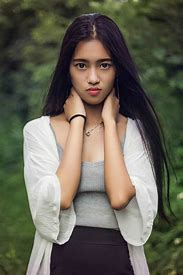
#> input picture dealPicture/people.jpg, 183 x 275 px
$ python remove.py
#> lines starting #> are read from the running program, lines starting #| are printed output that depends on the picture
import numpy as np
import cv2 as cv
import matplotlib.pyplot as plt

# 1读取图像
img1 = cv.imread('people.jpg')
#> img1 is the input picture: shape (275, 183, 3); mean B, G, R 86.3, 100.1, 102.7

# 图像平移
rows, cols = img1.shape[:2]
#> rows = 275; cols = 183
M = np.float32([[1, 0, 100], [0, 1, 50]])  # 平移矩阵
dst = cv.warpAffine(img1, M, (cols, rows))
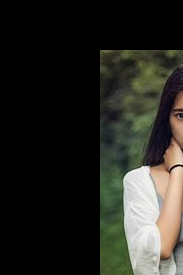
#> dst: shape (275, 183, 3); mean B, G, R 34.3, 40.2, 40.3

# 3图像显示
fig, axes = plt.subplots(nrows=1, ncols=2, figsize=(10, 8), dpi=100)
axes[0].imshow(img1[:, :, ::-1])
axes[0].set_title("原图")
axes[1].imshow(dst[:, :, ::-1])
axes[1].set_title("平移后结果")
plt.show()
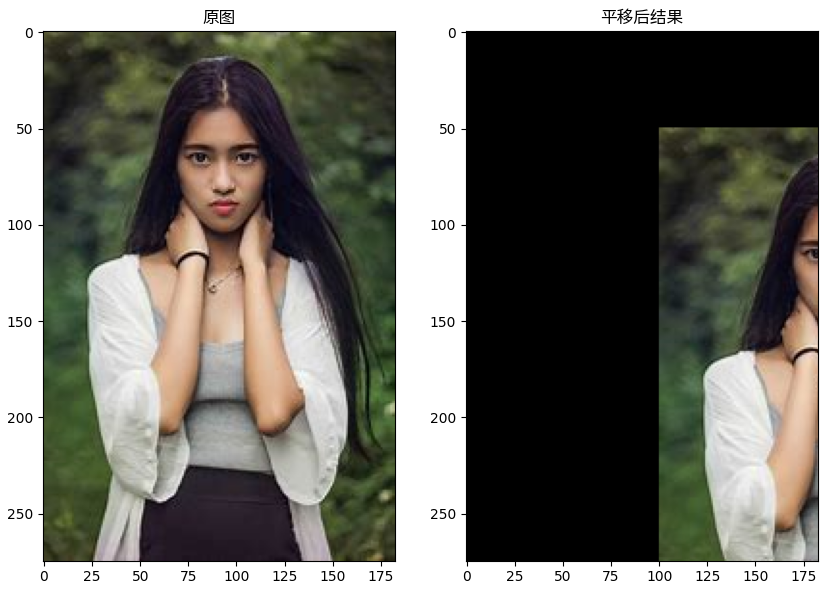
#> figure drawn by matplotlib, 2 panels
